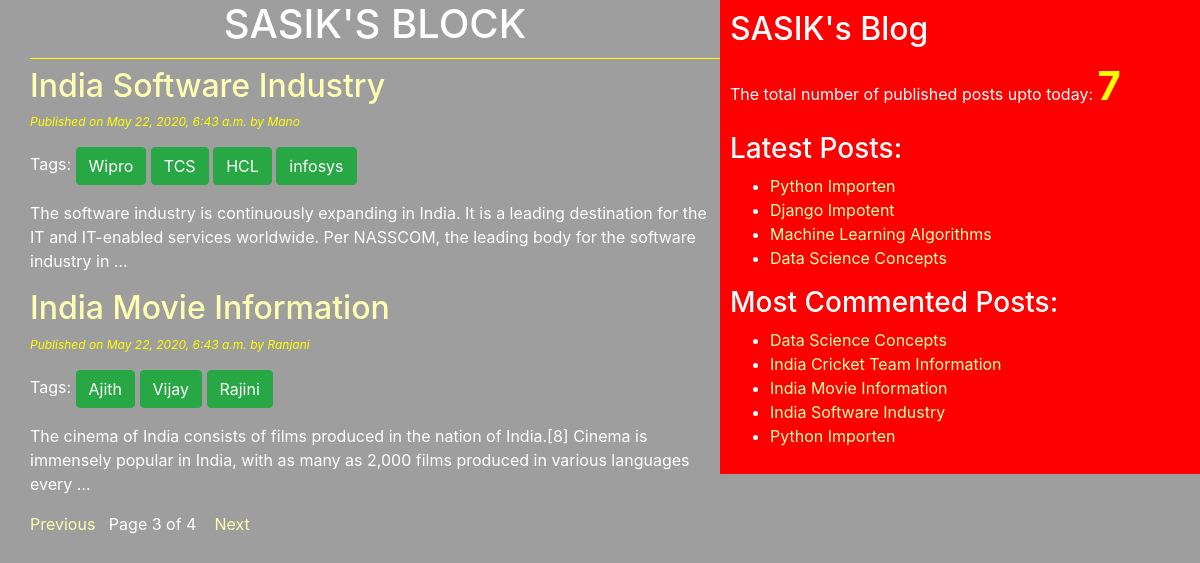
/?page=3, run on the app's committed database.
### blog/models.py (models this page shows, shortened)
class Post(models.Model):
    STATUS_CHOICES=(('draft','Draft'),('published','Published'))
    title=models.CharField(max_length=256)
    slug=models.SlugField(max_length=264,unique_for_date='publish')
    author=models.ForeignKey(User,related_name='blog_posts',on_delete=models.CASCADE)
    body=models.TextField()
    publish=models.DateTimeField(default=timezone.now)
    created=models.DateTimeField(auto_now_add=True)
    updated=models.DateTimeField(auto_now=True)
    status=models.CharField(max_length=10,choices=STATUS_CHOICES,default='draft')
    objects=CustomMangager()
    tags=TaggableManager()
    class Meta:
        ordering=('-publish',)
    def get_absolute_url(self):
        return reverse('post_detail',args=[self.publish.year,self.publish.strftime('%m'),self.publish.strftime('%d'),self.slug])

### blog/views.py (the view)
# urls.py: path('', views.post_list_view),
def post_list_view(request,tag_slug=None):
    post_list=Post.objects.all()
    tag=None
    if tag_slug:
        tag=get_object_or_404(Tag,slug=tag_slug)
        post_list=post_list.filter(tags__in=[tag])
    paginator=Paginator(post_list,2)
    page_number=request.GET.get('page')
    try:
        post_list=paginator.page(page_number)
    except PageNotAnInteger:
        post_list=paginator.page(1)
    except EmptyPage:
        post_list=paginator.page(paginator.num_pages)
    return render(request,'blog/post_list.html',{'post_list':post_list,'tag':tag})

### blog/models.py (called while the page is built)
    def get_queryset(self):
        return super().get_queryset().filter(status='published')

### blog/templatetags/blog_tags.py (called while the page is built)
@register.simple_tag(name='my_tag')
def total_posts():
    return Post.objects.count()

@register.inclusion_tag('blog/latest_posts123.html')
def show_latest_posts(count=3):
    letest_posts=Post.objects.order_by('-publish')[:count]
    return {'letest_posts':letest_posts}

@register.simple_tag
def get_most_commented_posts(count=5):
    return Post.objects.annotate(total_comments=Count('comments')).order_by('-total_comments')[:count]

### templates/blog/post_list.html (shortened to what this page needs)
{%extends 'blog/base.html'%}
      {%block content%}
        <h1>SASIK'S BLOCK</h1>
        {%for post in post_list%}
          <a href="{{post.get_absolute_url}}"><h2>{{post.title}}</h2></a>
          <p id='date'>Published on {{post.publish}} by {{post.author|title}}</p>
          <p>Tags:
            {%for tag in post.tags.all%}
                <a href="{%url 'post_list_by_tag_name' tag.slug%}" class='btn btn-success'>{{tag.name}}</a>
            {%endfor%}
          </p>
          {{post.body|truncatewords:30|linebreaks}}
        {%endfor%}
        {%include 'blog/pagination.html' with page=post_list%}
      {%endblock%}

### templates/blog/base.html (shortened to what this page needs)
<!DOCTYPE html>
{%load blog_tags%}
{%load static%}
<html lang="en" dir="ltr">
  <head>
    <link rel="stylesheet" href="https://stackpath.bootstrapcdn.com/bootstrap/4.4.1/css/bootstrap.min.css"
>
    <link rel="stylesheet" href="{%static "css/blog.css" %}">
  </head>
  <body>
    <div class="content">
      {%block content%}{%endblock%}
    </div>
    <div class="sidebar">
      <h2>SASIK's Blog</h2>
      <p>The total number of published posts upto today: <span id='pcount'>{%my_tag%}</span></p>
      <h3>Latest Posts:</h3>{%show_latest_posts 4%}
      <h3>Most Commented Posts:</h3>
        {%get_most_commented_posts as most_commented_posts%}
        <ul>
          {%for post in most_commented_posts%}
            <li><a href="{{post.get_absolute_url}}">{{post.title}}</a></li>
          {%endfor%}
        </ul>
    </div>
  </body>
</html>

### templates/blog/latest_posts123.html
<ul>
  {%for post in letest_posts%}
    <li><a href="{{post.get_absolute_url}}">{{post.title}}</a></li>
  {%endfor%}
</ul>

### static/css/blog.css (style rules this page uses)
.content { width:60%; float:left; padding:0 0 0 30px; background: #9d9e9d; height:100%; }
.sidebar { width:40%; float:right; padding: 10px; background:red; height:100%; }
h1 { text-align: center; border-bottom: 1px solid yellow ; padding-bottom: 10px; }
body { color:white; background: #9d9e9d; }
#date { color:yellow; font-size: 12px; font-style: italic; }
a { color:#ffffb3; }
#pcount { font-size: 40px; color: yellow; font-weight: bold; }

### data on the page
Post: title "India Software Industry", publish "May 22, 2020, 6:43 a.m.", author "Mano", body "The software industry is continuously expanding in India. It is a leading destination for the IT and IT-enabled services worldwide. Per NASSCOM, the leading body for the software industry in …"
Tag: name "Wipro"
Tag: name "TCS"
Tag: name "HCL"
Tag: name "infosys"
Post: title "India Movie Information", publish "May 22, 2020, 6:43 a.m.", author "Ranjani", body "The cinema of India consists of films produced in the nation of India.[8] Cinema is immensely popular in India, with as many as 2,000 films produced in various languages every …"
Tag: name "Ajith"
Tag: name "Vijay"
Tag: name "Rajini"
Post: title "Python Importen"
Post: title "Django Impotent"
Post: title "Machine Learning Algorithms"
Post: title "Data Science Concepts"
Post: title "India Cricket Team Information"

### other printed values
{{ page.number }} "3"
{{ page.paginator.num_pages }} "4"
